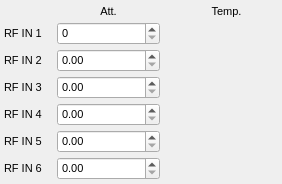
<?xml version="1.0" encoding="UTF-8"?>
<ui version="4.0">
 <class>Form</class>
 <widget class="QWidget" name="Form">
  <property name="geometry">
   <rect>
    <x>0</x>
    <y>0</y>
    <width>282</width>
    <height>184</height>
   </rect>
  </property>
  <property name="font">
   <font>
    <pointsize>8</pointsize>
   </font>
  </property>
  <property name="windowTitle">
   <string>Down Converter - ${DEVICE}</string>
  </property>
  <layout class="QGridLayout" name="gridLayout">
   <property name="leftMargin">
    <number>4</number>
   </property>
   <property name="topMargin">
    <number>4</number>
   </property>
   <property name="rightMargin">
    <number>4</number>
   </property>
   <property name="bottomMargin">
    <number>4</number>
   </property>
   <property name="horizontalSpacing">
    <number>15</number>
   </property>
   <property name="verticalSpacing">
    <number>4</number>
   </property>
   <item row="7" column="0">
    <widget class="QLabel" name="label_11">
     <property name="font">
      <font>
       <pointsize>8</pointsize>
      </font>
     </property>
     <property name="styleSheet">
      <string notr="true"/>
     </property>
     <property name="text">
      <string>RF IN 3</string>
     </property>
    </widget>
   </item>
   <item row="8" column="0">
    <widget class="QLabel" name="label_10">
     <property name="font">
      <font>
       <pointsize>8</pointsize>
      </font>
     </property>
     <property name="styleSheet">
      <string notr="true"/>
     </property>
     <property name="text">
      <string>RF IN 4</string>
     </property>
    </widget>
   </item>
   <item row="6" column="0">
    <widget class="QLabel" name="label_8">
     <property name="sizePolicy">
      <sizepolicy hsizetype="Preferred" vsizetype="Preferred">
       <horstretch>0</horstretch>
       <verstretch>0</verstretch>
      </sizepolicy>
     </property>
     <property name="font">
      <font>
       <pointsize>8</pointsize>
      </font>
     </property>
     <property name="styleSheet">
      <string notr="true"/>
     </property>
     <property name="text">
      <string>RF IN 2</string>
     </property>
    </widget>
   </item>
   <item row="8" column="3">
    <widget class="PyDMLabel" name="PyDMLabel_3">
     <property name="font">
      <font>
       <pointsize>8</pointsize>
      </font>
     </property>
     <property name="toolTip">
      <string/>
     </property>
     <property name="styleSheet">
      <string notr="true"/>
     </property>
     <property name="frameShape">
      <enum>QFrame::NoFrame</enum>
     </property>
     <property name="text">
      <string/>
     </property>
     <property name="scaledContents">
      <bool>true</bool>
     </property>
     <property name="channel" stdset="0">
      <string>ca://${DEVICE}:DNC_TEMP3</string>
     </property>
    </widget>
   </item>
   <item row="4" column="1">
    <widget class="QLabel" name="label">
     <property name="sizePolicy">
      <sizepolicy hsizetype="Preferred" vsizetype="Preferred">
       <horstretch>1</horstretch>
       <verstretch>1</verstretch>
      </sizepolicy>
     </property>
     <property name="font">
      <font>
       <pointsize>8</pointsize>
      </font>
     </property>
     <property name="styleSheet">
      <string notr="true"/>
     </property>
     <property name="text">
      <string>Att.</string>
     </property>
     <property name="alignment">
      <set>Qt::AlignCenter</set>
     </property>
    </widget>
   </item>
   <item row="6" column="3">
    <widget class="PyDMLabel" name="PyDMLabel">
     <property name="sizePolicy">
      <sizepolicy hsizetype="Preferred" vsizetype="Preferred">
       <horstretch>1</horstretch>
       <verstretch>0</verstretch>
      </sizepolicy>
     </property>
     <property name="font">
      <font>
       <pointsize>8</pointsize>
      </font>
     </property>
     <property name="toolTip">
      <string/>
     </property>
     <property name="styleSheet">
      <string notr="true"/>
     </property>
     <property name="frameShape">
      <enum>QFrame::NoFrame</enum>
     </property>
     <property name="text">
      <string/>
     </property>
     <property name="scaledContents">
      <bool>true</bool>
     </property>
     <property name="channel" stdset="0">
      <string>ca://${DEVICE}:DNC_TEMP1</string>
     </property>
    </widget>
   </item>
   <item row="4" column="3">
    <widget class="QLabel" name="label_17">
     <property name="sizePolicy">
      <sizepolicy hsizetype="Preferred" vsizetype="Preferred">
       <horstretch>1</horstretch>
       <verstretch>1</verstretch>
      </sizepolicy>
     </property>
     <property name="font">
      <font>
       <pointsize>8</pointsize>
      </font>
     </property>
     <property name="styleSheet">
      <string notr="true"/>
     </property>
     <property name="text">
      <string>Temp.</string>
     </property>
     <property name="alignment">
      <set>Qt::AlignCenter</set>
     </property>
    </widget>
   </item>
   <item row="5" column="0">
    <widget class="QLabel" name="label_9">
     <property name="font">
      <font>
       <pointsize>8</pointsize>
      </font>
     </property>
     <property name="styleSheet">
      <string notr="true"/>
     </property>
     <property name="text">
      <string>RF IN 1</string>
     </property>
    </widget>
   </item>
   <item row="5" column="3">
    <widget class="PyDMLabel" name="PyDMLabel_2">
     <property name="font">
      <font>
       <pointsize>8</pointsize>
      </font>
     </property>
     <property name="toolTip">
      <string/>
     </property>
     <property name="styleSheet">
      <string notr="true"/>
     </property>
     <property name="frameShape">
      <enum>QFrame::NoFrame</enum>
     </property>
     <property name="text">
      <string/>
     </property>
     <property name="scaledContents">
      <bool>true</bool>
     </property>
     <property name="channel" stdset="0">
      <string>ca://${DEVICE}:DNC_TEMP0</string>
     </property>
    </widget>
   </item>
   <item row="10" column="0">
    <widget class="QLabel" name="label_12">
     <property name="font">
      <font>
       <pointsize>8</pointsize>
      </font>
     </property>
     <property name="styleSheet">
      <string notr="true"/>
     </property>
     <property name="text">
      <string>RF IN 6</string>
     </property>
    </widget>
   </item>
   <item row="9" column="0">
    <widget class="QLabel" name="label_13">
     <property name="font">
      <font>
       <pointsize>8</pointsize>
      </font>
     </property>
     <property name="styleSheet">
      <string notr="true"/>
     </property>
     <property name="text">
      <string>RF IN 5</string>
     </property>
    </widget>
   </item>
   <item row="7" column="3">
    <widget class="PyDMLabel" name="PyDMLabel_4">
     <property name="font">
      <font>
       <pointsize>8</pointsize>
      </font>
     </property>
     <property name="toolTip">
      <string/>
     </property>
     <property name="styleSheet">
      <string notr="true"/>
     </property>
     <property name="frameShape">
      <enum>QFrame::NoFrame</enum>
     </property>
     <property name="text">
      <string/>
     </property>
     <property name="scaledContents">
      <bool>true</bool>
     </property>
     <property name="channel" stdset="0">
      <string>ca://${DEVICE}:DNC_TEMP2</string>
     </property>
    </widget>
   </item>
   <item row="5" column="1">
    <widget class="PyDMSpinbox" name="PyDMSpinbox">
     <property name="minimumSize">
      <size>
       <width>0</width>
       <height>0</height>
      </size>
     </property>
     <property name="toolTip">
      <string/>
     </property>
     <property name="prefix">
      <string/>
     </property>
     <property name="suffix">
      <string/>
     </property>
     <property name="decimals">
      <number>0</number>
     </property>
     <property name="singleStep">
      <double>0.500000000000000</double>
     </property>
     <property name="showUnits" stdset="0">
      <bool>true</bool>
     </property>
     <property name="channel" stdset="0">
      <string>ca://${DEVICE}:DNC_ATTEN0</string>
     </property>
     <property name="precision" stdset="0">
      <number>0</number>
     </property>
     <property name="showStepExponent" stdset="0">
      <bool>false</bool>
     </property>
    </widget>
   </item>
   <item row="6" column="1">
    <widget class="PyDMSpinbox" name="PyDMSpinbox_2">
     <property name="toolTip">
      <string/>
     </property>
     <property name="singleStep">
      <double>0.500000000000000</double>
     </property>
     <property name="showUnits" stdset="0">
      <bool>true</bool>
     </property>
     <property name="channel" stdset="0">
      <string>ca://${DEVICE}:DNC_ATTEN1</string>
     </property>
     <property name="showStepExponent" stdset="0">
      <bool>false</bool>
     </property>
    </widget>
   </item>
   <item row="7" column="1">
    <widget class="PyDMSpinbox" name="PyDMSpinbox_3">
     <property name="toolTip">
      <string/>
     </property>
     <property name="singleStep">
      <double>0.500000000000000</double>
     </property>
     <property name="showUnits" stdset="0">
      <bool>true</bool>
     </property>
     <property name="channel" stdset="0">
      <string>ca://${DEVICE}:DNC_ATTEN2</string>
     </property>
     <property name="showStepExponent" stdset="0">
      <bool>false</bool>
     </property>
    </widget>
   </item>
   <item row="8" column="1">
    <widget class="PyDMSpinbox" name="PyDMSpinbox_4">
     <property name="toolTip">
      <string/>
     </property>
     <property name="singleStep">
      <double>0.500000000000000</double>
     </property>
     <property name="showUnits" stdset="0">
      <bool>true</bool>
     </property>
     <property name="channel" stdset="0">
      <string>ca://${DEVICE}:DNC_ATTEN3</string>
     </property>
     <property name="showStepExponent" stdset="0">
      <bool>false</bool>
     </property>
    </widget>
   </item>
   <item row="9" column="1">
    <widget class="PyDMSpinbox" name="PyDMSpinbox_5">
     <property name="toolTip">
      <string/>
     </property>
     <property name="singleStep">
      <double>0.500000000000000</double>
     </property>
     <property name="showUnits" stdset="0">
      <bool>true</bool>
     </property>
     <property name="channel" stdset="0">
      <string>ca://${DEVICE}:DNC_ATTEN4</string>
     </property>
     <property name="showStepExponent" stdset="0">
      <bool>false</bool>
     </property>
    </widget>
   </item>
   <item row="10" column="1">
    <widget class="PyDMSpinbox" name="PyDMSpinbox_6">
     <property name="toolTip">
      <string/>
     </property>
     <property name="singleStep">
      <double>0.500000000000000</double>
     </property>
     <property name="showUnits" stdset="0">
      <bool>true</bool>
     </property>
     <property name="channel" stdset="0">
      <string>ca://${DEVICE}:DNC_ATTEN5</string>
     </property>
     <property name="showStepExponent" stdset="0">
      <bool>false</bool>
     </property>
    </widget>
   </item>
  </layout>
 </widget>
 <customwidgets>
  <customwidget>
   <class>PyDMLabel</class>
   <extends>QLabel</extends>
   <header>pydm.widgets.label</header>
  </customwidget>
  <customwidget>
   <class>PyDMSpinbox</class>
   <extends>QDoubleSpinBox</extends>
   <header>pydm.widgets.spinbox</header>
  </customwidget>
 </customwidgets>
 <resources/>
 <connections/>
</ui>
